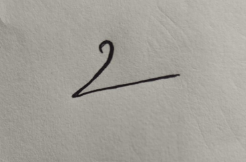
#> input picture test.png, 246 x 162 px
$ jupyter execute --allow-errors Handwritten_digit_recognition.ipynb   (shell and % lines are left out)
#> lines starting #> are read from the running program, lines starting #| are printed output that depends on the picture; after the words box and inside, x2 and y2 are one past the last pixel; in counts of white or black regions, pixels touching at a corner belong together
[cell 1]
import tensorflow as tf

from tensorflow.keras.datasets import mnist
import matplotlib.pyplot as plt

#> (the rest of this cell did not finish here and is left out)

[cell 2]
import numpy
from tensorflow.keras.datasets import mnist
from tensorflow.keras.models import Sequential
from tensorflow.keras.layers import Dense,Dropout,Flatten,Conv2D,MaxPooling2D
from tensorflow.keras import utils

[cell 3]
#fix random seed fpr responsibility
seed = 7
numpy.random.seed(seed)

#> (a cell that did not finish here is left out)

#> (a cell that did not finish here is left out)

[cell 6]
# visible layer -> Convolutional layer -> max pooling layer -> Dropout layer -> Flatten layer -> hidden layer -> output layer

def baseline_model():
    # create model
    model = Sequential()
    model.add(Conv2D(filters=32, kernel_size=(5, 5), input_shape=(28, 28, 1), activation='relu'))
    model.add(MaxPooling2D())
    model.add(Dropout(0.2))
    model.add(Flatten())
    model.add(Dense(128, activation='relu'))
    model.add(Dense(num_classes, activation='softmax'))

    # Compile model
    model.compile(loss='categorical_crossentropy', optimizer='adam', metrics=['accuracy'])
    return model

#> (a cell that did not finish here is left out)

[cell 8]
from sklearn.metrics import confusion_matrix
import seaborn as sns
import numpy as np

#> (the rest of this cell did not finish here and is left out)

[cell 9]
import cv2
import numpy as np
import matplotlib.pyplot as plt

# Load image
img = cv2.imread("test.png", cv2.IMREAD_GRAYSCALE)
#> img: shape (162, 246); min 21, max 191, mean 161

# Blur slightly (remove noise)
img = cv2.GaussianBlur(img, (5,5), 0)

# Threshold
_, thresh = cv2.threshold(img, 0, 255, cv2.THRESH_BINARY_INV + cv2.THRESH_OTSU)
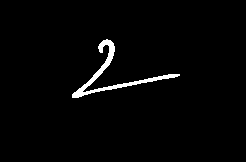
#> thresh: shape (162, 246); 2% white; 1 white region

# Find contours
contours, _ = cv2.findContours(thresh, cv2.RETR_EXTERNAL, cv2.CHAIN_APPROX_SIMPLE)
#> contours = 1 contour; box (x1, y1, x2, y2) and area: (72, 39, 180, 98) 628

# Get largest contour (digit)
cnt = max(contours, key=cv2.contourArea)
#> cnt = contour of 141 points, box (x1, y1, x2, y2) (72, 39, 180, 98), area 628

x,y,w,h = cv2.boundingRect(cnt)
#> x = 72; y = 39; w = 108; h = 59
digit = thresh[y:y+h, x:x+w]
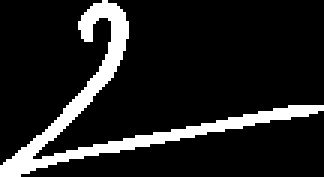
#> digit: shape (59, 108) (shown 3 times larger); 12.6% white; 1 white region, box (x1, y1, x2, y2) and area: (0, 0, 108, 59) 801

# Resize to 20x20
digit = cv2.resize(digit, (20,20))
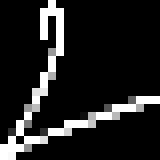
#> digit: shape (20, 20) (shown 8 times larger); min 0, max 255, mean 33.2

# Create blank 28x28 image
final = np.zeros((28,28))

# Center digit
final[4:24, 4:24] = digit
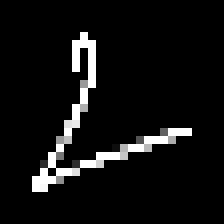
#> final: shape (28, 28) float64 (shown 8 times larger); min 0, max 255, mean 17

# Normalize
final = final / 255.0

# Reshape
final = final.reshape(1,28,28,1)

# Show processed image
plt.imshow(final.reshape(28,28), cmap='gray')
plt.title("Better Processed Image")
plt.axis('off')
plt.show()
